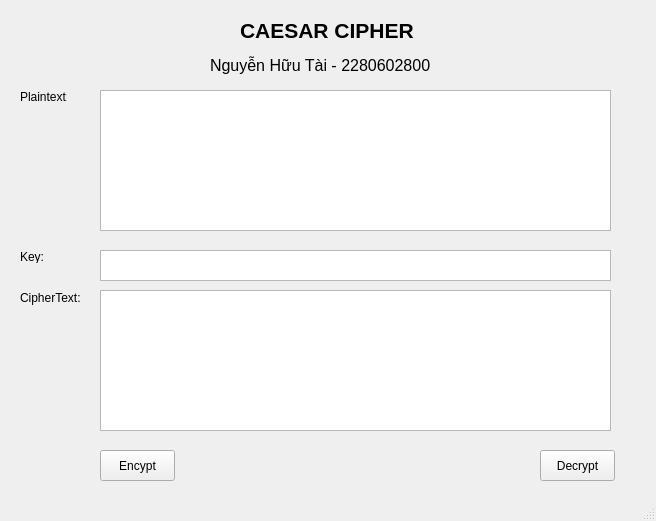
<?xml version="1.0" encoding="UTF-8"?>
<ui version="4.0">
 <class>MainWindow</class>
 <widget class="QMainWindow" name="MainWindow">
  <property name="geometry">
   <rect>
    <x>0</x>
    <y>0</y>
    <width>656</width>
    <height>521</height>
   </rect>
  </property>
  <property name="windowTitle">
   <string>MainWindow</string>
  </property>
  <widget class="QWidget" name="centralwidget">
   <widget class="QLabel" name="label">
    <property name="enabled">
     <bool>true</bool>
    </property>
    <property name="geometry">
     <rect>
      <x>240</x>
      <y>20</y>
      <width>181</width>
      <height>21</height>
     </rect>
    </property>
    <property name="font">
     <font>
      <pointsize>16</pointsize>
      <weight>75</weight>
      <bold>true</bold>
     </font>
    </property>
    <property name="text">
     <string>CAESAR CIPHER</string>
    </property>
   </widget>
   <widget class="QLabel" name="label_2">
    <property name="geometry">
     <rect>
      <x>210</x>
      <y>55</y>
      <width>241</width>
      <height>21</height>
     </rect>
    </property>
    <property name="font">
     <font>
      <pointsize>12</pointsize>
     </font>
    </property>
    <property name="text">
     <string>Nguyễn Hữu Tài - 2280602800</string>
    </property>
   </widget>
   <widget class="QLabel" name="label_3">
    <property name="geometry">
     <rect>
      <x>20</x>
      <y>90</y>
      <width>47</width>
      <height>13</height>
     </rect>
    </property>
    <property name="text">
     <string>Plaintext:</string>
    </property>
   </widget>
   <widget class="QLabel" name="label_4">
    <property name="geometry">
     <rect>
      <x>20</x>
      <y>250</y>
      <width>47</width>
      <height>13</height>
     </rect>
    </property>
    <property name="text">
     <string>Key:</string>
    </property>
   </widget>
   <widget class="QLabel" name="label_5">
    <property name="geometry">
     <rect>
      <x>20</x>
      <y>290</y>
      <width>61</width>
      <height>16</height>
     </rect>
    </property>
    <property name="text">
     <string>CipherText:</string>
    </property>
   </widget>
   <widget class="QPushButton" name="btn_encrypt">
    <property name="geometry">
     <rect>
      <x>100</x>
      <y>450</y>
      <width>75</width>
      <height>31</height>
     </rect>
    </property>
    <property name="text">
     <string>Encypt</string>
    </property>
   </widget>
   <widget class="QPushButton" name="btn_decrypt">
    <property name="geometry">
     <rect>
      <x>540</x>
      <y>450</y>
      <width>75</width>
      <height>31</height>
     </rect>
    </property>
    <property name="text">
     <string>Decrypt</string>
    </property>
   </widget>
   <widget class="QTextEdit" name="txt_plain_text">
    <property name="geometry">
     <rect>
      <x>100</x>
      <y>90</y>
      <width>511</width>
      <height>141</height>
     </rect>
    </property>
   </widget>
   <widget class="QTextEdit" name="txt_key">
    <property name="geometry">
     <rect>
      <x>100</x>
      <y>250</y>
      <width>511</width>
      <height>31</height>
     </rect>
    </property>
   </widget>
   <widget class="QTextEdit" name="txt_cipher_text">
    <property name="geometry">
     <rect>
      <x>100</x>
      <y>290</y>
      <width>511</width>
      <height>141</height>
     </rect>
    </property>
   </widget>
  </widget>
  <widget class="QMenuBar" name="menubar">
   <property name="geometry">
    <rect>
     <x>0</x>
     <y>0</y>
     <width>656</width>
     <height>21</height>
    </rect>
   </property>
  </widget>
  <widget class="QStatusBar" name="statusbar"/>
 </widget>
 <resources/>
 <connections/>
</ui>
